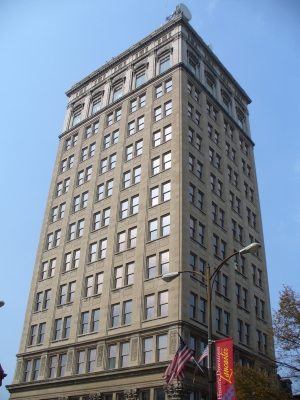
#> input picture img/building.jpg, 300 x 400 px
$ python smooth_convolution.py
#> lines starting #> are read from the running program, lines starting #| are printed output that depends on the picture
'''It uses smooth kernel for RGB image
'''

import scipy.signal
import numpy as np
import matplotlib.pyplot as plt
from scipy import ndimage

import helpers as hlp


#read image
im = plt.imread('img/building.jpg').astype(float)
im =im/255.   # normalise to 0-1, it's easier to work in float space
plt.imshow(im)

#smooth kernel  - small kernel 3x3
kernel_size=5 #try values 5,7,9
kernel = np.ones((kernel_size,kernel_size))
kernel/=1.0*kernel_size*kernel_size

# convolve 2d the kernel with each channel
r = scipy.signal.convolve2d(im[:,:,0], kernel, mode='same')
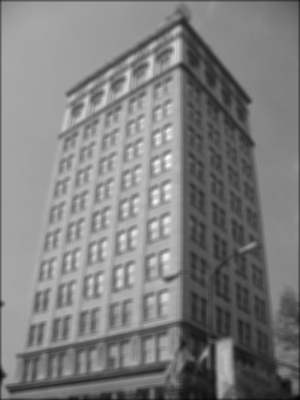
#> r: shape (400, 300) float64; min 0.0196, max 0.995, mean 0.498
g = scipy.signal.convolve2d(im[:,:,1], kernel, mode='same')
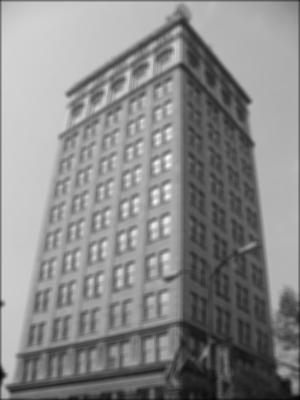
#> g: shape (400, 300) float64; min 0.0176, max 0.99, mean 0.543
b = scipy.signal.convolve2d(im[:,:,2], kernel, mode='same')
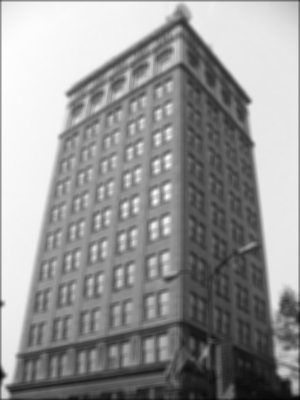
#> b: shape (400, 300) float64; min 0.0184, max 0.995, mean 0.595

# stack the channels back into a 8-bit colour depth image and plot it
im_out = np.dstack([r, g, b])
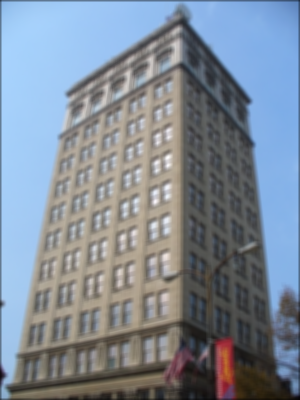
#> im_out: shape (400, 300, 3) float64; mean R, G, B 0.498, 0.543, 0.595
im_out = (im_out * 255).astype(np.uint8)

plt.subplot(1,2,1)
plt.imshow(im, interpolation='none', cmap=plt.cm.gray)
plt.subplot(1,2,2)
plt.imshow(im_out, interpolation='none', cmap=plt.cm.gray)
plt.show()

$ run again, with img/tiger.jpg copied over img/building.jpg
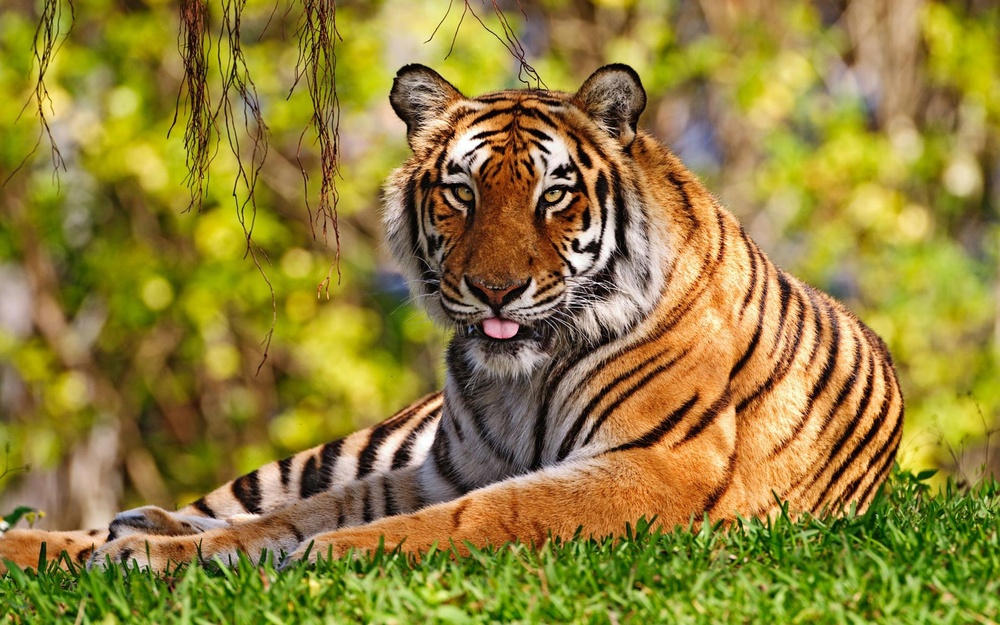
#> input picture img/tiger.jpg, 1000 x 625 px, shrunk from 1920 x 1200 before the run
#> `b = scipy.signal.convolve2d(im[:,:,2], kernel, mode='same')`:
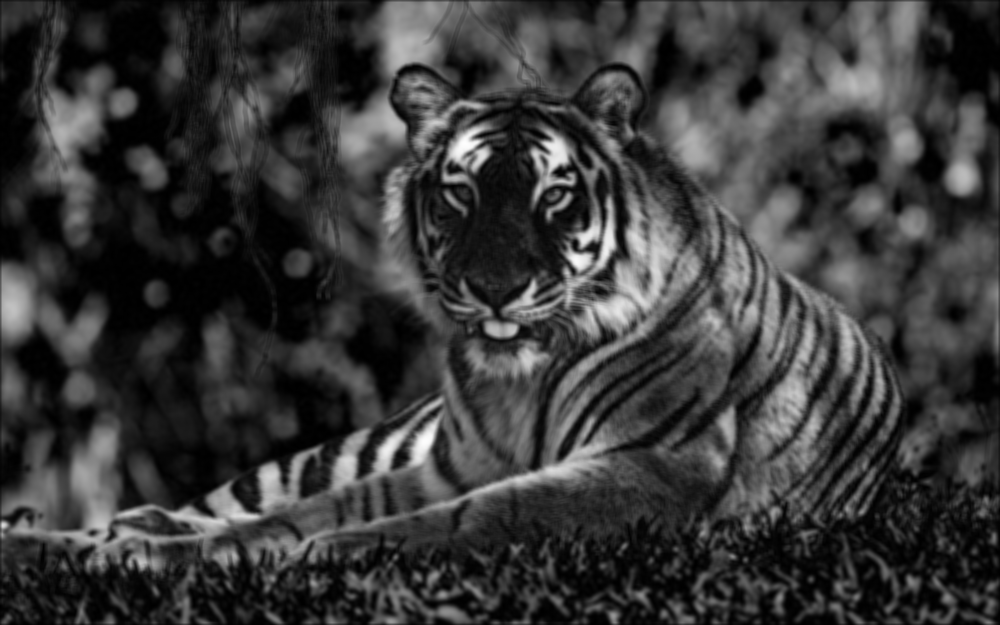
#> b: shape (625, 1000) float64; min 0, max 0.997, mean 0.225
#> `im_out = np.dstack([r, g, b])`:
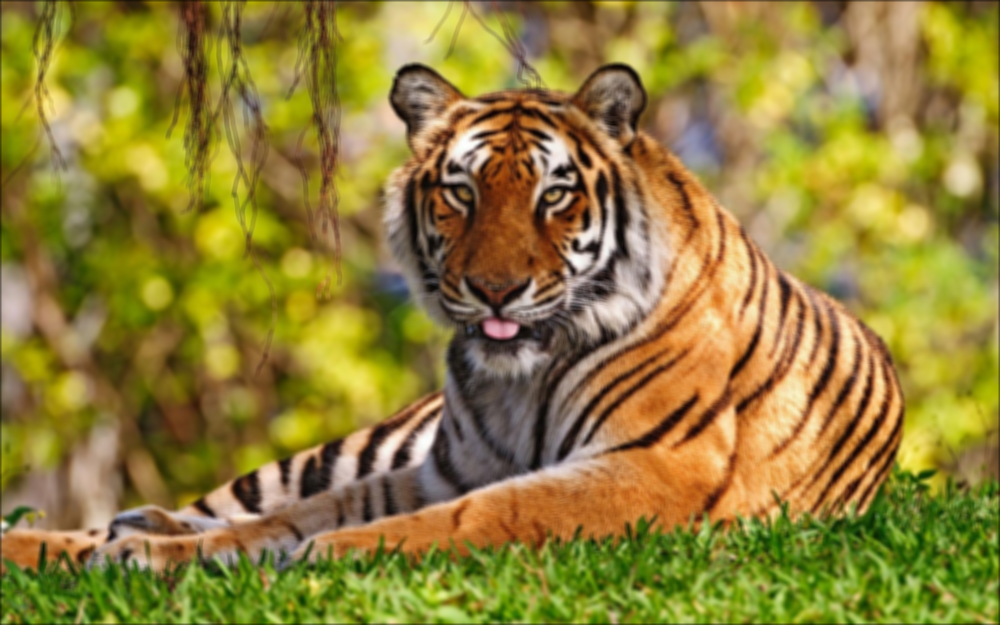
#> im_out: shape (625, 1000, 3) float64; mean R, G, B 0.571, 0.503, 0.225
